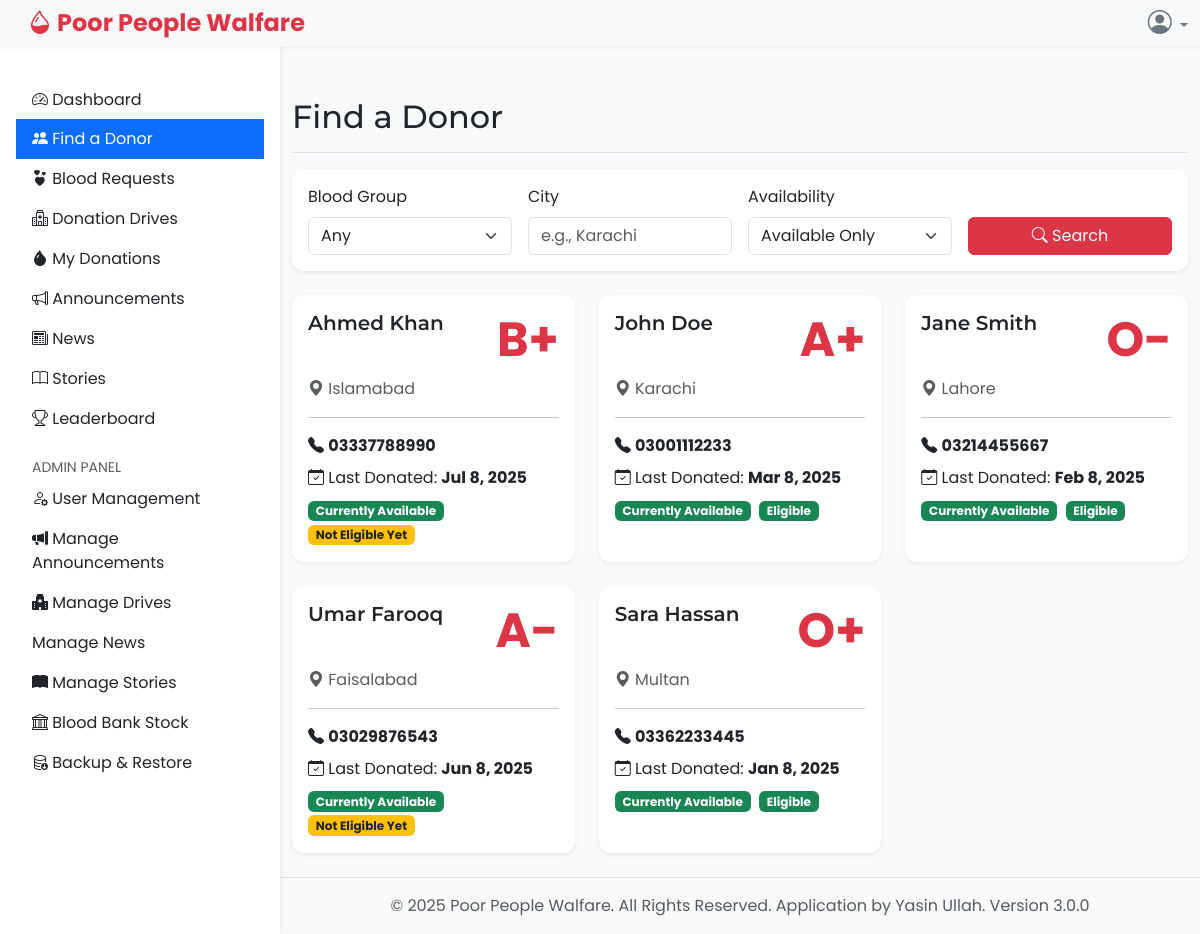
The page /index2.php?page=donors (signed in) on the database its author committed.
### tables this page shows
CREATE TABLE profiles (
            id INTEGER PRIMARY KEY AUTOINCREMENT,
            user_id INTEGER UNIQUE NOT NULL,
            blood_group TEXT NOT NULL,
            city TEXT,
            last_donation_date DATE,
            is_available INTEGER DEFAULT 1,
            total_donations INTEGER DEFAULT 0,
            updated_at DATETIME DEFAULT CURRENT_TIMESTAMP,
            FOREIGN KEY (user_id) REFERENCES users(id) ON DELETE CASCADE
        );

CREATE TABLE users (
            id INTEGER PRIMARY KEY AUTOINCREMENT,
            username TEXT UNIQUE NOT NULL,
            email TEXT UNIQUE NOT NULL,
            password_hash TEXT NOT NULL,
            full_name TEXT NOT NULL,
            contact_number TEXT,
            role TEXT NOT NULL DEFAULT 'donor' CHECK(role IN ('donor', 'admin')),
            approved INTEGER DEFAULT 0, -- 0 for pending, 1 for approved
            first_login INTEGER DEFAULT 1, -- 1 for first login, 0 after password change
            created_at DATETIME DEFAULT CURRENT_TIMESTAMP
        );

### index2.php (the view, shortened to what the rows shown need)
<?php
function get_db()
{
    static $db = null;
    if ($db === null) {
        try {
            $db = new PDO('sqlite:' . DB_FILE);
            $db->setAttribute(PDO::ATTR_ERRMODE, PDO::ERRMODE_EXCEPTION);
            $db->setAttribute(PDO::ATTR_DEFAULT_FETCH_MODE, PDO::FETCH_ASSOC);
            $db->exec("PRAGMA foreign_keys = ON;");
            $db->exec("PRAGMA journal_mode = WAL;");
            $db->exec("PRAGMA synchronous = NORMAL;");
        } catch (PDOException $e) {
            error_log("Database Connection Error: " . $e->getMessage());
            http_response_code(500);
            die("
                <div style='font-family: sans-serif; padding: 20px; border: 2px solid #dc3545; background: #f8d7da; color: #721c24; margin: 50px; border-radius: 8px;'>
                    <h1 style='color: #dc3545;'>&#x26A0; Application Error</h1>
                    <p>We are currently experiencing technical difficulties. Please try again later.</p>
                    <p style='font-size: 0.8em; color: #721c24;'>If you are the administrator, please check server permissions for the database file (<code>" . htmlspecialchars(basename(DB_FILE)) . "</code>) and the application directory.</p>
                </div>
            ");
        }
    }
    return $db;
}
function sanitize($data)
{
    return htmlspecialchars((string)$data, ENT_QUOTES, 'UTF-8');
}
function is_logged_in()
{
    if (isset($_SESSION['user_id'])) {
        return true;
    }
    return false;
}
function get_next_eligible_date($last_date)
{
    return date('Y-m-d', strtotime($last_date . ' +3 months'));
}
function render_icon($icon_name, $extra_classes = '')
{
    return "<i class='bi bi-{$icon_name} {$extra_classes}'></i>";
}
$page = sanitize($_GET['page'] ?? (is_logged_in() ? 'dashboard' : 'home'));
$db = get_db();
?>
<!DOCTYPE html>
<html lang="en">
<head>
    <link href="https://cdn.jsdelivr.net/npm/bootstrap@5.3.2/dist/css/bootstrap.min.css" rel="stylesheet">
    <link rel="stylesheet" href="https://cdn.jsdelivr.net/npm/bootstrap-icons@1.11.3/font/bootstrap-icons.min.css">
</head>
<body>
    <?php if ($page !== 'certificate'):
    ?>
        <?php if (is_logged_in()): ?>
                    <a class="navbar-brand fw-bold text-primary ms-3" href="?page=dashboard"><?= render_icon('droplet-half') ?> <?= SITE_NAME ?></a>
            <main class="main-content" style="padding-top: 58px;">
                <div class="container-fluid pt-4">
                <?php endif;
                ?>
                    <?php endif; ?>
                    <?php
                    switch ($page) {
                    ?>
                        <?php
                        case 'donors':
                            $search_avail = sanitize($_GET['avail'] ?? '1');
                            $sql = "SELECT u.full_name, u.contact_number, p.* FROM profiles p JOIN users u ON p.user_id = u.id WHERE u.approved = 1";
                            $params = [];
                            if ($search_avail !== 'all') {
                                $sql .= " AND p.is_available = ?";
                                $params[] = (int)$search_avail;
                            }
                            $sql .= " ORDER BY p.updated_at DESC";
                            $stmt = $db->prepare($sql);
                            $stmt->execute($params);
                            $donors = $stmt->fetchAll();
                        ?>
                            <div class="d-flex justify-content-between flex-wrap flex-md-nowrap align-items-center pt-3 pb-2 mb-3 border-bottom">
                                <h1 class="h2">Find a Donor</h1>
                            </div>
                            <div class="row">
                                <?php if (count($donors) > 0): foreach ($donors as $donor): ?>
                                        <?php
                                        $next_donation_date = get_next_eligible_date($donor['last_donation_date']);
                                        $is_eligible = (new DateTime() >= new DateTime($next_donation_date));
                                        ?>
                                        <div class="col-md-6 col-lg-4 mb-4">
                                            <div class="card h-100 shadow-sm">
                                                <div class="card-body">
                                                    <div class="d-flex justify-content-between align-items-start mb-2">
                                                        <h5 class="card-title mb-0"><?= sanitize($donor['full_name']) ?></h5>
                                                        <span class="display-5 fw-bold text-danger"><?= sanitize($donor['blood_group']) ?></span>
                                                    </div>
                                                    <p class="card-text text-muted"><?= render_icon('geo-alt-fill') ?> <?= sanitize($donor['city']) ?></p>
                                                    <hr>
                                                    <p class="card-text mb-2">
                                                        <?= render_icon('telephone-fill') ?> <span class="fw-bold"><?= sanitize($donor['contact_number']) ?></span>
                                                    </p>
                                                    <p class="card-text mb-2">
                                                        <?= render_icon('calendar-check') ?> Last Donated:
                                                        <span class="fw-bold"><?= $donor['last_donation_date'] ? date('M j, Y', strtotime($donor['last_donation_date'])) : 'N/A' ?></span>
                                                    </p>
                                                    <p class="mb-0">
                                                        <?php if ($donor['is_available']): ?>
                                                            <span class="badge bg-availability-available me-1">Currently Available</span>
                                                        <?php else: ?>
                                                            <span class="badge bg-availability-unavailable me-1">Currently Unavailable</span>
                                                        <?php endif; ?>
                                                        <?php if ($is_eligible): ?>
                                                            <span class="badge bg-success">Eligible</span>
                                                        <?php else: ?>
                                                            <span class="badge bg-warning text-dark">Not Eligible Yet</span>
                                                        <?php endif; ?>
                                                    </p>
                                                </div>
                                            </div>
                                        </div>
                                    <?php endforeach;
                                else: ?>
                                    <div class="col-12">
                                        <div class="alert alert-info text-center shadow-sm">No donors found matching your criteria.</div>
                                    </div>
                                <?php endif; ?>
                            </div>
                        <?php
                            break;
                        ?>
                    <?php
                    }
                    ?>
                    <?php if ($page !== 'certificate'):
                    ?>
                    </div>
                </main>
            <?php endif;
            ?>
</body>
</html>

### rows shown on the page
profiles: user.full_name "Ahmed Khan", blood_group "B+", city "Islamabad", user.contact_number "03337788990", last_donation_date "Jul 8, 2025", is_available "Currently Available", shows "Not Eligible Yet"
profiles: user.full_name "John Doe", blood_group "A+", city "Karachi", user.contact_number "03001112233", last_donation_date "Mar 8, 2025", is_available "Currently Available", shows "Eligible"
profiles: user.full_name "Jane Smith", blood_group "O-", city "Lahore", user.contact_number "03214455667", last_donation_date "Feb 8, 2025", is_available "Currently Available", shows "Eligible"
profiles: user.full_name "Umar Farooq", blood_group "A-", city "Faisalabad", user.contact_number "03029876543", last_donation_date "Jun 8, 2025", is_available "Currently Available", shows "Not Eligible Yet"
profiles: user.full_name "Sara Hassan", blood_group "O+", city "Multan", user.contact_number "03362233445", last_donation_date "Jan 8, 2025", is_available "Currently Available", shows "Eligible"

### other values the page prints
SITE_NAME "Poor People Walfare"
APP_VERSION "3.0.0"
